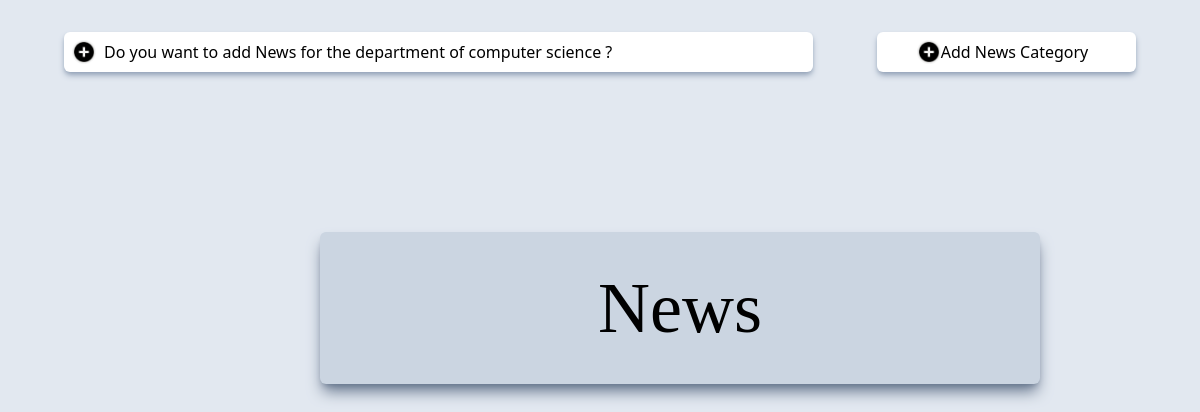
The page /Department/admin/news.php on the database as committed earlier.
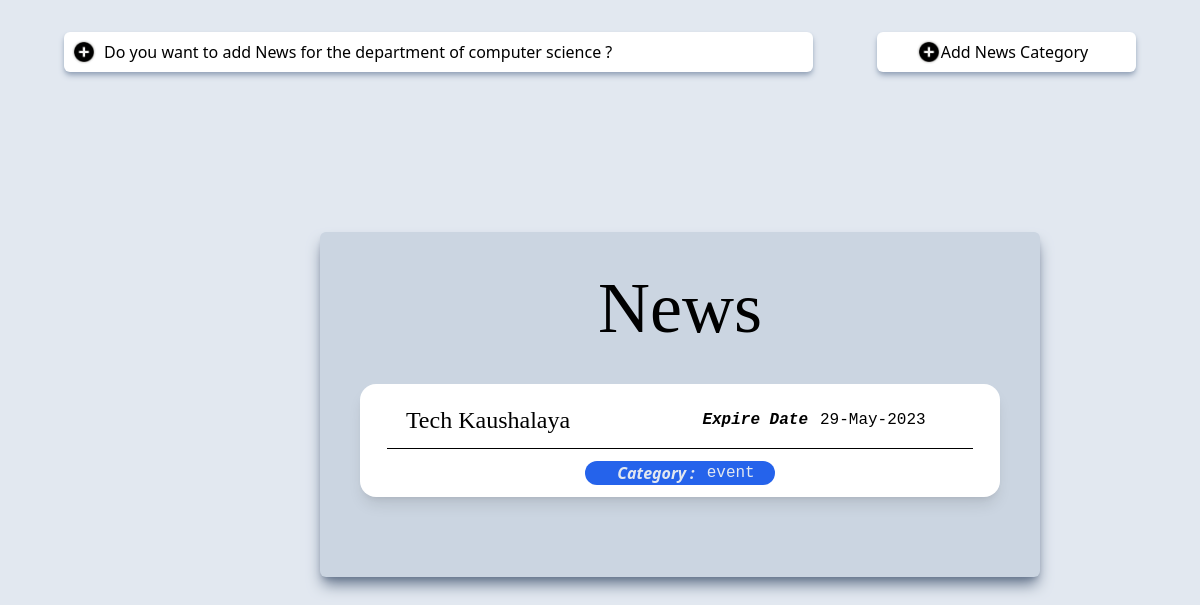
The same page on the database as committed later.
### tables this page shows
CREATE TABLE `news` (
  `news_id` int(11) NOT NULL,
  `news_title` varchar(50) DEFAULT NULL,
  `news_description` text DEFAULT NULL,
  `expire_date` date NOT NULL,
  `news_category_id` int(11) NOT NULL
);

CREATE TABLE `news_category` (
  `news_category_id` int(11) NOT NULL,
  `news_category_type` varchar(50) DEFAULT NULL
);

### Department/admin/news.php (the view, shortened to what this page needs)
<?php
$dns = "mysql:host=localhost;dbname=dcsdb";
$user = "root";
$dataBase = new PDO($dns, $user, "");
?>
<!DOCTYPE html>
<html lang="en">
<head>
    <link rel="stylesheet" href="./../links/bs5/bs.min.css">
    <link rel="stylesheet" href="./../links/css/tw.css">
</head>
<body class=" tw-bg-slate-200">
    <div class=" tw-flex tw-flex-row tw-m-8">
        <div class="tw-shadow-md tw-shadow-slate-400 sm:tw-w-3/4 tw-flex sm:tw-flex-row tw-flex-col tw-bg-white tw-mx-8 tw-rounded-md sm:tw-h-10">
            <button type="button" class="tw-flex sm:tw-flex-row tw-flex-col tw-my-2 " data-bs-toggle="modal" data-bs-target="#modalId">
                <img class="tw-hidden md:tw-block tw-w-6 tw-mx-2 tw-rounded-full tw-h-6 " id="image' . $i . '-preview" src="./../image/logos/plus-icon.jpg" alt="Title">
                Do you want to add News for the department of computer science ?
            </button>
        </div>
        <div class="tw-shadow-md tw-shadow-slate-400 sm:tw-w-1/4 tw-flex sm:tw-flex-row tw-flex-col tw-bg-white tw-mx-8 tw-px-10 tw-py-2 tw-rounded-md sm:tw-h-10">
            <button type="button" class="tw-flex sm:tw-flex-row tw-flex-col" data-bs-toggle="modal" data-bs-target="#modalAddCategory">
                <img class="tw-hidden sm:tw-block tw-w-6 tw-rounded-full tw-h-6 " id="image' . $i . '-preview" src="./../image/logos/plus-icon.jpg" alt="Title">
                Add News Category
            </button>
        </div>
    </div>
    <div class=" tw-bg-slate-300 tw-shadow-lg tw-shadow-slate-500 tw-w-3/5 tw-mx-80 tw-p-10 tw-rounded-md tw-m-40">
        <div class=" tw-text-center tw-capitalize tw-text-7xl first-letter:tw-font-serif" style="font-family: Brush Script MT;">News </div>
        <?php
        $query = "select ns.news_id, ns.news_title, ns.news_description, ns.expire_date, nsc.news_category_type from news ns inner join news_category nsc on ns.news_category_id = nsc.news_category_id order by ns.news_id desc;";
        $resultQuery = $dataBase->prepare($query);
        $resultQuery->execute();
        $rows = $resultQuery->fetchall(PDO::FETCH_ASSOC);
        foreach ($rows as $row) {
        ?>
            <button type="button" style="width:100%" data-bs-toggle="modal" data-bs-target="#modalId<?php echo $row['news_id']; ?>">
                <div class=" tw-flex-col tw-flex tw-h-26 tw-bg-white tw-rounded-2xl tw-my-10 tw-shadow-lg text-dark">
                    <div class="tw-flex tw-flex-row">
                        <div class=" tw-w-2/5 tw-mt-5 tw-items-start tw-font-serif tw-text-2xl">
                            <?php
                            echo $row['news_title'];
                            ?>
                        </div>
                        <div class="tw-w-2/8 tw-mx-auto tw-mt-6 tw-font-mono"><i class=" tw-font-bold tw-mx-3">Expire Date</i><?php $dt = new DateTime($row['expire_date']);
                                                                                                                                echo $dt->format('j-M-Y'); ?></div>
                    </div>
                    <hr class=" tw-border-black tw-mx-auto tw-block tw-w-11/12 tw-mt-3">
                    <div class=" tw-flex tw-flex-row tw-my-3 tw-mx-auto tw-bg-blue-600 tw-text-slate-200 tw-px-5 tw-rounded-2xl">
                        <i class=" tw-font-bold tw-mx-3">Category&nbsp;:</i>
                        <div class=" tw-font-mono">
                            <?php
                            echo $row['news_category_type'];
                            ?>
                        </div>
                    </div>
                </div>
            </button>
        <?php
        }
        ?>
    </div>
</body>
</html>

Rows that differ between the two databases and show on the page:
added news: news_title "Tech Kaushalaya", expire_date "29-May-2023", news_category.news_category_type "event"
